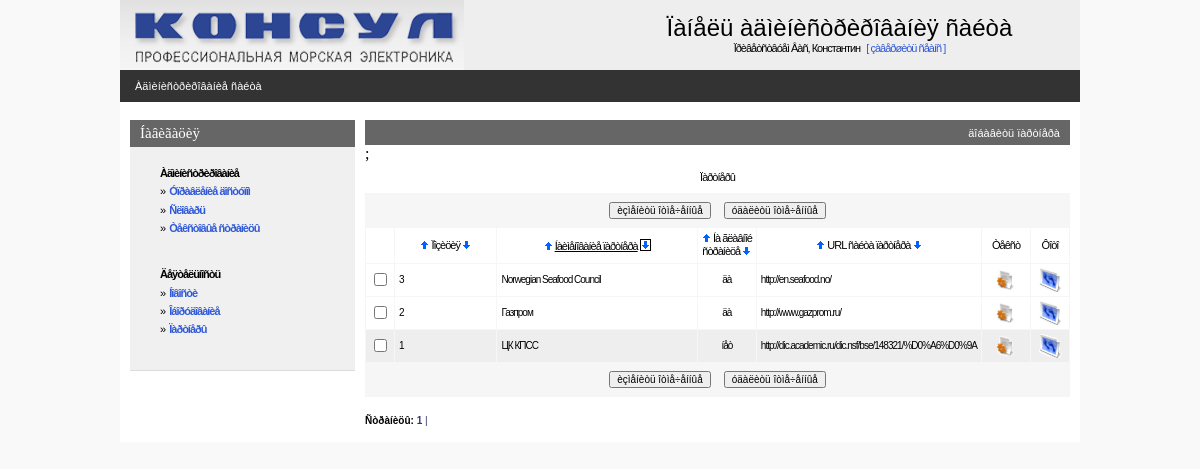
Screenshot of /admin/partnerpage.php (signed in) with the database file from the repository.
### tables this page shows
CREATE TABLE IF NOT EXISTS `consul_partner` (
  `partner_code` int(11) NOT NULL AUTO_INCREMENT,
  `partner_pos` int(11) NOT NULL DEFAULT '0',
  `partner_onmain` int(1) NOT NULL DEFAULT '1',
  `page_code` int(11) NOT NULL DEFAULT '0',
  `partner_url` varchar(255) DEFAULT NULL,
  PRIMARY KEY (`partner_code`)
);

CREATE TABLE IF NOT EXISTS `consul_page` (
  `page_code` int(11) NOT NULL AUTO_INCREMENT,
  `page_name` varchar(255) NOT NULL,
  `page_active` tinyint(1) NOT NULL DEFAULT '0',
  `page_url` varchar(255) DEFAULT NULL,
  `page_type` varchar(10) NOT NULL DEFAULT 'static',
  PRIMARY KEY (`page_code`)
);

### admin/inc/connect.php (called while the page is built, shortened)
<?php
    $PHP_SELF=$_SERVER['PHP_SELF'];
?>

### admin/inc/const.php (called while the page is built, shortened)
<?php
    $PREFFIX="consul";
?>

### admin/partnerpage.php (the view, shortened to what this page needs)
<?php
include("inc/settings.php");
$per_page=30;
if(!($sortby)) $sortby='page_name'; else {$sortby=explode(" ",$sortby);$sortby=$sortby[0];}
if(!isset($sortdir)) {$sortdir="1";$realsortdir="ASC"; }
else
{
 if($sortdir==0) {$realsortdir="DESC";} else {$sortdir=1;$realsortdir="ASC";}
}
$mainquery="SELECT
				{$PREFFIX}_partner.partner_code,
				{$PREFFIX}_partner.partner_pos,
				{$PREFFIX}_partner.partner_url,
				{$PREFFIX}_page.page_code,
				{$PREFFIX}_page.page_name,
				{$PREFFIX}_partner.partner_onmain
			FROM
			{$PREFFIX}_partner
			INNER JOIN {$PREFFIX}_page ON {$PREFFIX}_partner.page_code = {$PREFFIX}_page.page_code
			order by $sortby $realsortdir";
?>
<? include ("inc/head.php"); ?>
<BODY>
<center>
<div class=mainbody>
<? include("inc/top.php");?>
<table Border=0 CellSpacing=0 CellPadding=0 width=100%>
  <tr><td class=pageline>
     <div class=wmiddletext><a href="main.php">Àäìèíèñòðèðîâàíèå ñàéòà</a> </div>
  </td></tr>
</table>
<table Border=0 CellSpacing=0 CellPadding=0 class=mainbody>
 <tr valign=top>
  <td width=10></td>
  <? include("inc/leftmenu.php"); ?>
  <td width=10></td>
  <td>
<?php
echo"<form name='data' action=$PHP_SELF method=POST>";
?>
<table class=grayhead Border=0 CellSpacing=0 CellPadding=0 >
 <tr class=normaltext>
  <td align=right class=wmiddletext><a class=submenu onclick="displayform(this,'äîáàâèòü ïàðòíåðà')">äîáàâèòü ïàðòíåðà</a></td>
 </tr>
</table>
<table Border=0 CellSpacing=0 class=pagebluetable CellPadding=0 >
<tr><td class=lmenutext height=30 bgcolor=#ffffff align="center"> Ïàðòíåðû </td></tr>;
</table>
<table Border=0 CellSpacing=0 class=pagebluetable CellPadding=0>
 <tr><td>
 <center>
 <table>
 <tr height=30 >
   <td><input type=button onClick=Send('U') value='èçìåíèòü îòìå÷åííûå' class=smalltext></td>
   <td width=5></td>
   <td><input type=button onClick=ConfirmSend('D') value='óäàëèòü îòìå÷åííûå'  class=smalltext></td>
 </tr>
 </table>
 </td></tr>
</table>
<center>
<table Border=0 CellSpacing=1 class=bluetable CellPadding=4 width=100%>
  <tr class=lmenutext height=20 align=center bgcolor=#ffffff>
    <td width=20>&nbsp;</td>
    <td><?=SortTitle("Ïîçèöèÿ","partner_pos",$sortby,$sortdir);?></td>
    <td><?=SortTitle("Íàèìåíîâàíèå ïàðòíåðà","page_name",$sortby,$sortdir);?></td>
    <td width="50"><?=SortTitle("Íà ãëàâíîé ñòðàíèöå","partner_onmain",$sortby,$sortdir);?></td>
    <td width="180"><?=SortTitle("URL ñàéòà ïàðòíåðà","partner_URL",$sortby,$sortdir);?></td>
     <td width=40>Òåêñò</td>
    <td width=30>Ôîòî</td>
<?php
$res=mysql_query ($mainquery) or die ("Íå ìîãó âûáðàòü ýëåìåíòû êàòàëîãà. Îøèáêà â çàïðîñå. <BR>".$mainquery);
$num_rows=mysql_num_rows($res);
  if($num_rows)
  {
      $page_quant=ceil($num_rows / $per_page);
      $start_pos=$curr_page*$per_page;
      if ($start_pos+$per_page<$num_rows) $end_pos=$start_pos+$per_page;
         else $end_pos=$num_rows;
      for ($x=$start_pos; $x<$end_pos; $x++)
      {
         list($partner_code,$partner_pos,$partner_url,$page_code, $page_name, $partner_onmain)=mysql_fetch_array($res);
         $checkname=$page_code;
         if($partner_onmain) {$partner_onmain="äà";$bg="#FFFFFF";} else {$partner_onmain="íåò";$bg="#EEEEEE";}
         echo"<tr class=edittabletext height=24 bgcolor=$bg>";
         echo"<TD width=20 align=center ><input type='checkbox' name=\"C#$checkname\" id=\"C#$checkname\"></TD>";
         echo"<TD align=left class=smalltext ondblclick='change_line(\"$checkname\",\"F#$checkname#partner_pos#string\");' id=\"F#$checkname#partner_pos#string\">".Show($partner_pos)."</TD>\n";
         echo"<TD align=left class=smalltext ondblclick='change_line(\"$checkname\",\"F#$checkname#page_name#string\");' id=\"F#$checkname#page_name#string\">".Show($page_name)."</TD>\n";
         echo"<TD class=smalltext align=center  ondblclick='change_yes_no(\"$checkname\",\"F#$checkname#partner_onmain#int\");' id=\"F#$checkname#partner_onmain#int\">".Show($partner_onmain)."</TD>\n";
         echo"<TD width=180 align=left  class=smalltext ondblclick='change_line(\"$checkname\",\"F#$checkname#partner_url#string\");' id=\"F#$checkname#partner_url#string\">".Show($partner_url)."</TD>\n";
         echo"<td align=center ><a href='editstatic.php?page_code=$page_code&page_name=$page_name'><img height='20' width='20' src='graph/edit.gif' border=0 title='Òåêñò ñòðàíèöû'></a></td>";
         echo"<td><center><a href=\"picture.php?back=statlist&icon=250&page_code=$page_code\"><img height='24' width='24' src='graph/photo.gif' border=0 alt='Ôîòîãàëåðåÿ ' title='Ôîòîãàëåðåÿ'></a></td>";
         echo"</TR>\n";
    }
  }
?>
</center>
<table Border=0 CellSpacing=0 class=pagebluetable CellPadding=0 width=95%>
 <tr><td>
 <center>
 <table>
 <tr height=30 >
   <td><input type=button onClick=Send('U') value='èçìåíèòü îòìå÷åííûå' class=smalltext></td>
   <td width=5></td>
   <td><input type=button onClick=ConfirmSend('D') value='óäàëèòü îòìå÷åííûå'  class=smalltext></td>
 </tr>
 </table>
 </td></tr>
</table>
<br>
<?php
echo"<div align=left class=smalltext><b>Ñòðàíèöû:</b>  ";
for ($i=1;$i<$page_quant+1;$i++)
 {
   $y=$i-1;
   if ($curr_page==$y) {$t1="<b>";$t2="</b>";} else {$t1="";$t2="";}
   echo"<a class=blue href=$PHP_SELF?curr_page=$y&sortby=$sortby&sortdir=$sortdir>$t1 $i $t2|</a>&nbsp";
 }
echo"</div>";
?>
    <td width=10></td>
</BODY>
</HTML>

### admin/css/styles.css (style rules this page uses)
body { padding:0px; margin:0px; background-color:#f9f9f9; }
a { text-decoration : none; color: #3059D6; }
img { border-color: #000000; }
.mainbody { width:960px; background-color:#ffffff; }
.pageline { height:32px; background-color:#333333; padding-left:15px; }
.grayhead { width:100%; height:25px; padding-left:10px; padding-right:10px; background-color:#666666; }
.pagebluetable { width:100%; background-color:#f6f6f6; }
.bluetable { background-color:#f6f6f6; }
.lmenutext { text-decoration:none; letter-spacing: -1px; line-height:10pt; margin-left:10px; margin-right:10px; margin-top:3px; margin-bottom:3px; font-size:11px; font-family: Verdana,Arial,Helvetica,Sans-serif,Tahoma,Pragmatica; }
.edittabletext { color:#666666; text-decoration:none; letter-spacing: -1px; line-height:12pt; font-size:11px; font-family: Verdana,Arial,Helvetica,Sans-serif,Tahoma,Pragmatica; }
.submenu { cursor:hand;cursor:pointer; }
.normaltext { text-decoration:none; color:#000066; font-family:Verdana, Tahoma, Arial, Helvetica, Sans-serif, Pragmatica; font-size:12px; }
.smalltext { text-decoration:none; color:#000000; font-family:Verdana, Tahoma, Arial, Helvetica, Sans-serif, Pragmatica; font-size:10px; }
.wmiddletext { text-decoration:none; color:#ffffff; font-family:Verdana, Tahoma, Arial, Helvetica, Sans-serif, Pragmatica; font-size:11px; }
.wmiddletext a { text-decoration:none; color:#ffffff; }
.blue { color: #333366; }

### rows the page displays
consul_partner: partner_pos "3", consul_page.page_name "Norwegian Seafood Council", partner_onmain "äà", partner_url "http://en.seafood.no/"
consul_partner: partner_pos "2", consul_page.page_name "Газпром", partner_onmain "äà", partner_url "http://www.gazprom.ru/"
consul_partner: partner_pos "1", consul_page.page_name "ЦК КПСС", partner_onmain "íåò", partner_url "http://dic.academic.ru/dic.nsf/bse/148321/%D0%A6%D0%9A"

### other values shown
$REGUSER["name"] "Константин"
$title "Ïîçèöèÿ Íàèìåíîâàíèå ïàðòíåðà Íà ãëàâíîé ñòðàíèöå URL ñàéòà ïàðòíåðà"
